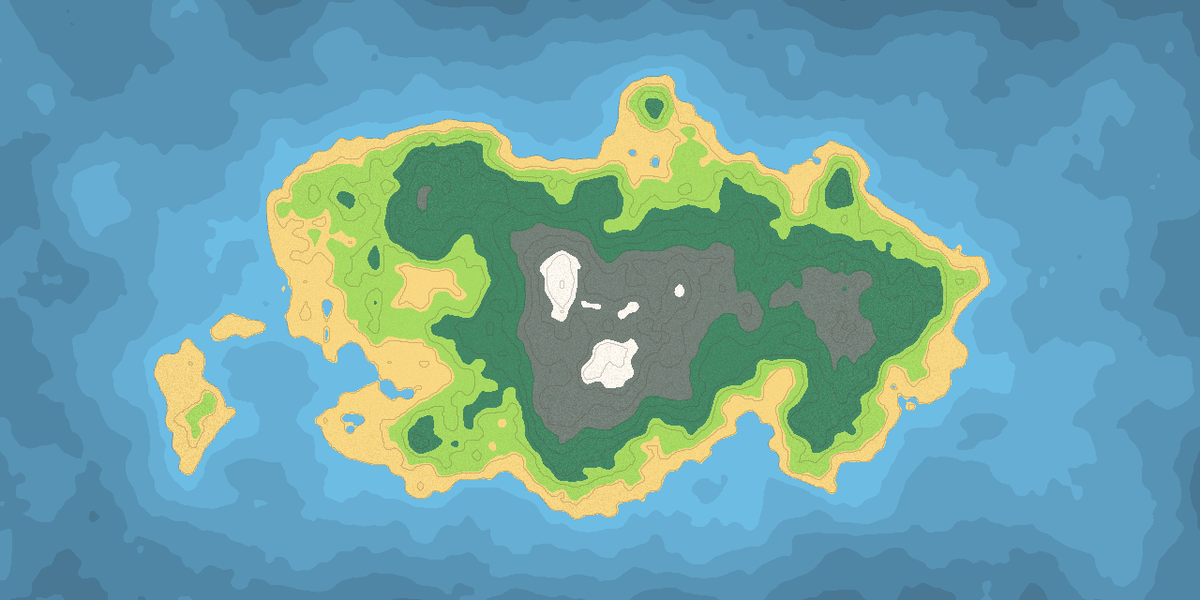
Frame 1 (no input)
Frame 60 (the mouse pressed at the canvas centre just before this capture): identical to frame 1, image omitted
Frame 120 (the mouse held since frame 60 and released just before this capture): identical to frame 1, image omitted

The Processing sketch that drew this single still picture (run headless with seeded random() and noise(); from frame 60 on, the mouse is pressed at the canvas centre):

// Processing sketch: TerrainGenerator2D
// ── TerrainGenerator2D.pde
// Colour palette from: https://lospec.com/palette-list/dr-20
color dark_water = #243447;
color water = #6dbce3;
color sand = #fad882;
color grass = #a8db60;
color forest = #428764;
color stone = #738078;
color snow = #fffbf2;
color contour = #573b31;

// Biome threshold based on height (upper-limit)
float water_thres_pcnt = 0.5;
float sand_thres_pcnt = 0.55;
float grass_thres_pcnt = 0.6;
float forest_thres_pcnt = 0.7;
float stone_thres_pcnt = 0.8;

// Global Variables
PImage color_map_, height_map_;
PGraphics contour_lines_;

float noise_increment = 0.01;  // for Perlin noise generation
int step_size = 10;  // marching squares cell size
float man_contour_height = 0.35;  // for thresholding with marching squares
boolean draw_contour = false;  // for some user control
boolean interpolate_contours = false;  // for some user control


void setup() {
  size(1280, 640);
  //fullScreen();
  
  // Create empty images and graphics objects
  color_map_ = createImage(width, height, RGB);
  height_map_ = createImage(width, height, ALPHA);
  contour_lines_ = createGraphics(width, height);
  
  // Load pixel buffers and create maps
  color_map_.loadPixels();
  height_map_.loadPixels();
  
  float xoff = 0.0;
  for (int x = 0; x < width; x++) {
    xoff += noise_increment;
    float yoff = 0.0;
    for(int y = 0; y < height; y++) {
      yoff += noise_increment;
      
      // Generate height map
      float h_val = noise(xoff,yoff);
        // Make island
      float bump = 1.25 - 1.25*(1 - pow((2.0*x/width - 1.0),2) ) * (1 - pow((2.0*y/height - 1.0),2));
      h_val = (h_val + (1-bump))/2;
      height_map_.pixels[x+y*width] = (int) (h_val*255);
      
      // Biome colour assignment
      color pixel_col = #000000;
      float rand = random(-0.125,0.125);  // random used to add noise for artistic purposes
      if (h_val < water_thres_pcnt ) {
        float rnd_depth = round(map(h_val, 0,water_thres_pcnt, 0.5,1.0)*10);
        pixel_col = lerpColor(dark_water, water, rnd_depth/10.0);
      } else if (h_val < sand_thres_pcnt) {
        //pixel_col = sand;
        pixel_col = (rand<0) ? lerpColor(sand, #000000, -rand*noise(xoff,yoff)) : lerpColor(sand, #FFFFFF, rand*noise(xoff,yoff));
      } else if (h_val < grass_thres_pcnt) {
        //pixel_col = grass;
        pixel_col = (rand<0) ? lerpColor(grass, #000000, -rand*noise(xoff,yoff)) : lerpColor(grass, #FFFFFF, rand*noise(xoff,yoff));
      } else if (h_val < forest_thres_pcnt) {
        //pixel_col = forest;
        pixel_col = (rand<0) ? lerpColor(forest, #000000, -rand*noise(xoff,yoff)) : lerpColor(forest, #FFFFFF, rand*noise(xoff,yoff));
      } else if (h_val < stone_thres_pcnt) {
        //pixel_col = stone;
        pixel_col = (rand<0) ? lerpColor(stone, #000000, -rand*noise(xoff,yoff)) : lerpColor(stone, #FFFFFF, rand*noise(xoff,yoff));
      } else {
        //pixel_col = snow;
        pixel_col = (rand<0) ? lerpColor(snow, #000000, -rand*noise(xoff,yoff)) : lerpColor(snow, #FFFFFF, rand*noise(xoff,yoff));
      }

      //pixels[x+y*width] = pixel_col;
      color_map_.pixels[x+y*width] = pixel_col;
    }
  }
  //updatePixels();
  color_map_.updatePixels();
  height_map_.updatePixels();
  
  // Create contour line graphics
  contour_lines_.beginDraw();
  
  // Draw contour lines at specified intervals
  int contour_size = 2;
  for (int x = 0; x < width-contour_size; x+=contour_size) {
    for (int y = 0; y < height-contour_size; y+=contour_size) {
        // Plot contour lines at 10% intervals
        contour_lines_.stroke(contour, 50);
        contour_lines_.pushMatrix();
          contour_lines_.translate(x, y);
          for (float i=0.5; i<1.0; i+=10.0/255) {
            contour_lines_ = print_interpolated_contours(height_map_.pixels[x+y*width], height_map_.pixels[(x+contour_size)+y*width], height_map_.pixels[x+(y+contour_size)*width], height_map_.pixels[(x+contour_size)+(y+contour_size)*width], i*255, contour_size, contour_lines_);
          }
        contour_lines_.popMatrix();
    }
  }
  contour_lines_.endDraw();
  
}


void draw() {
  // Print the colour map as a background
  image(color_map_, 0, 0);
  image(contour_lines_, 0, 0);
  height_map_.loadPixels();
  
  PGraphics contour_line_man = createGraphics(width, height);
  
  
  // Draw user specified contour line
  if (draw_contour) {
    // calculate marching square cell size and countour height from mouse position
    step_size = (int) map(mouseY, 0, height, 2, 40);
    man_contour_height = map(mouseX, 0, width, 0, 255);
    contour_line_man.beginDraw();
    
    for (int x = 0; x < width-step_size; x+=step_size) {
      for (int y = 0; y < height-step_size; y+=step_size) {
        // This is based on the lookup table here: https://en.wikipedia.org/wiki/Marching_squares
        // Contours are printed in local space to minimise parameters to send to the respective functions
        
        if (interpolate_contours) {
          contour_line_man.pushMatrix();
            contour_line_man.translate(x, y);
            contour_line_man.stroke(contour);
            contour_line_man = print_interpolated_contours(height_map_.pixels[x+y*width], height_map_.pixels[(x+step_size)+y*width], height_map_.pixels[x+(y+step_size)*width], height_map_.pixels[(x+step_size)+(y+step_size)*width], man_contour_height, step_size, contour_line_man);
          contour_line_man.popMatrix();
        } else {
          pushMatrix();
            translate(x, y);
            int lookup_val = 0;
            if (height_map_.pixels[x+y*width] > man_contour_height) { lookup_val += 8; }  // top-left
            if (height_map_.pixels[(x+step_size)+y*width] > man_contour_height) { lookup_val += 4; }  // top-right
            if (height_map_.pixels[x+(y+step_size)*width] > man_contour_height) { lookup_val += 1; }  // bottom-left
            if (height_map_.pixels[(x+step_size)+(y+step_size)*width] > man_contour_height) { lookup_val += 2; }  // bottom-right
            
            stroke(contour);
            if ( (lookup_val!=0) && (lookup_val!=15) ){ print_uninterpolated_contour(lookup_val, step_size); }
          popMatrix();
        }
      }      
    }
    contour_line_man.endDraw();
    image(contour_line_man, 0,0);
    
    // Some misc info
    fill(0);
    text("Marching Squares Cell Size: " + str(step_size), 20, 20);
    text("Contour Height: " + str(round(man_contour_height-255*water_thres_pcnt)), 20, 40);
    text("Linear Interpolation: " + str(interpolate_contours), 20, 60);
  }
}

void keyPressed() {
  if (key == 'c') {
    draw_contour = !draw_contour;
  }
  if (key == 'i') {
    interpolate_contours = !interpolate_contours;
  }
}

PGraphics print_interpolated_contours(int t_l_height, int t_r_height, int b_l_height, int b_r_height, float contour_height, int contour_size, PGraphics contour_lines ) {
  // t=top, b=bottom, l=left, r=right
  int contour_val = 0;
  if (t_l_height > contour_height) { contour_val += 8; }  // top-left
  if (t_r_height > contour_height) { contour_val += 4; }  // top-right
  if (b_l_height > contour_height) { contour_val += 1; }  // bottom-left
  if (b_r_height > contour_height) { contour_val += 2; }  // bottom-right
  
  if ( (contour_val == 1) || (contour_val == 14) ) {
    float p1 = map(contour_height, t_l_height, b_l_height, 0, contour_size);
    float p2 = map(contour_height, b_l_height, b_r_height, 0, contour_size);
    contour_lines.line(0, p1, p2, contour_size);
  } else if ( (contour_val == 2) || (contour_val == 13) ) {
    float p1 = map(contour_height, t_r_height, b_r_height, 0, contour_size);
    float p2 = map(contour_height, b_l_height, b_r_height, 0, contour_size);
    contour_lines.line(contour_size, p1, p2, contour_size);
  } else if ( (contour_val == 3) || (contour_val == 12) ) {
    float p1 = map(contour_height, t_l_height, b_l_height, 0, contour_size);
    float p2 = map(contour_height, t_r_height, b_r_height, 0, contour_size);
    contour_lines.line(0, p1, contour_size, p2);
  } else if ( (contour_val == 4) || (contour_val == 11) ) {
    float p1 = map(contour_height, t_l_height, t_r_height, 0, contour_size);
    float p2 = map(contour_height, t_r_height, b_r_height, 0, contour_size);
    contour_lines.line(p1, 0, contour_size, p2);
  } else if (contour_val == 5) {
    // Same as case 7 or 8
    float p1 = map(contour_height, t_l_height, t_r_height, 0, contour_size);
    float p2 = map(contour_height, t_l_height, b_l_height, 0, contour_size);
    contour_lines.line(p1, 0, 0, p2);
    // Same as case 2 or 13
    float p3 = map(contour_height, t_r_height, b_r_height, 0, contour_size);
    float p4 = map(contour_height, b_l_height, b_r_height, 0, contour_size);
    contour_lines.line(contour_size, p3, p4, contour_size);
  } else if ( (contour_val == 6) || (contour_val == 9) ) {
    float p1 = map(contour_height, t_l_height, t_r_height, 0, contour_size);
    float p2 = map(contour_height, b_l_height, b_r_height, 0, contour_size);
    contour_lines.line(p1, 0, p2, contour_size);
  } else if ( (contour_val == 7) || (contour_val == 8)) {
    float p1 = map(contour_height, t_l_height, t_r_height, 0, contour_size);
    float p2 = map(contour_height, t_l_height, b_l_height, 0, contour_size);
    contour_lines.line(p1, 0, 0, p2);
  } else if (contour_val == 10) {
    // Same as case 1 or 14
    float p1 = map(contour_height, t_l_height, b_l_height, 0, contour_size);
    float p2 = map(contour_height, b_l_height, b_r_height, 0, contour_size);
    contour_lines.line(0, p1, p2, contour_size);
    // Same as case 4 or 11
    float p3 = map(contour_height, t_l_height, t_r_height, 0, contour_size);
    float p4 = map(contour_height, t_r_height, b_r_height, 0, contour_size);
    contour_lines.line(p3, 0, contour_size, p4);
  }
  
  return contour_lines;
}


void print_uninterpolated_contour(int contour_val, int contour_size) {
  // This is based on the lookup table here: https://en.wikipedia.org/wiki/Marching_squares
  if (contour_val == 1) {
    line(0, contour_size/2, contour_size/2, contour_size);
  } else if (contour_val == 2) {
    line(contour_size, contour_size/2, contour_size/2, contour_size);
  } else if (contour_val == 3) {
    line(0, contour_size/2, contour_size, contour_size/2);
  } else if (contour_val == 4) {
    line(contour_size/2, 0, contour_size, contour_size/2);
  } else if (contour_val == 5) {
    line(0, step_size/2, step_size/2, 0);
    line(contour_size, contour_size/2, contour_size/2, contour_size);
  } else if (contour_val == 6) {
    line(contour_size/2, 0, contour_size/2, contour_size);
  } else if (contour_val == 7) {
    line(0, contour_size/2, contour_size/2, 0);
  } else if (contour_val == 8) {
    line(0, contour_size/2, contour_size/2, 0);
  } else if (contour_val == 9) {
    line(contour_size/2, 0, contour_size/2, contour_size);
  } else if (contour_val == 10) {
    line(0, contour_size/2, contour_size/2, contour_size);
    line(contour_size/2, 0, contour_size, contour_size/2);
  } else if (contour_val == 11) {
    line(contour_size/2, 0, contour_size, contour_size/2);
  } else if (contour_val == 12) {
    line(0, contour_size/2, contour_size, contour_size/2);
  } else if (contour_val == 13) {
    line(contour_size, contour_size/2, contour_size/2, contour_size);
  } else if (contour_val == 14) {
    line(0, contour_size/2, contour_size/2, contour_size);
  }
}
